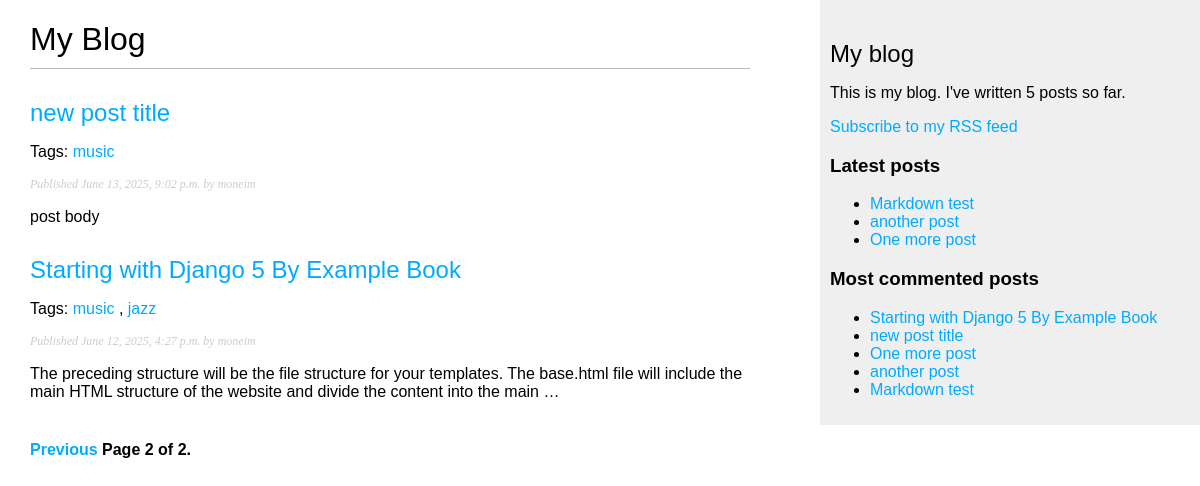
Screenshot of /blog/?page=2 with the database file from the repository.
### blog/models.py (models this page shows, shortened)
class Post(models.Model):
    class Status(models.TextChoices):
        DRAFT = 'DF', 'Draft'
        PUBLISHED = 'PB', 'Published'
    title = models.CharField(max_length=250)
    slug = models.SlugField(max_length=250, unique_for_date='publish')
    author = models.ForeignKey(
      settings.AUTH_USER_MODEL, # Use the user model defined in settings.py, which is usually the default User model
      on_delete=models.CASCADE, # If the user is deleted, all their posts will be deleted as well
      related_name='blog_posts', # Allows reverse access to posts from the user (user.blog_posts.all() to get all posts by a user
    )
    body = models.TextField()
    publish = models.DateTimeField(default=timezone.now) # Date when the post is published
    created = models.DateTimeField(auto_now_add=True) # auto add the field on creation
    updated = models.DateTimeField(auto_now=True) # auto update the field on every save
    status = models.CharField(
        max_length=2,
        choices=Status.choices,
        default=Status.DRAFT,
    )
    objects = models.Manager() # the default manager
    published = PublishedManager() # our custom manager
    tags = TaggableManager()
    class Meta:
        ordering = ['-publish'] # Reverse Posts order as the latest post should be first
        indexes = [ # Index for puplish field to speed up queries performance
            models.Index(fields=['-publish'])
        ]
    def get_absolute_url(self):
        return reverse("blog:post_detail", args=[
            self.publish.year,
            self.publish.month,
            self.publish.day,
            self.slug
        ])

### blog/views.py (the view)
# urls.py: path('', views.post_list, name='post_list'),
def post_list(request, tag_slug=None):
    post_list= Post.published.all()
    tag = None
    if tag_slug:
        tag = get_object_or_404(Tag, slug=tag_slug)
        post_list = post_list.filter(tags__in=[tag])
    paginator = Paginator(post_list, 3)
    page_number = request.GET.get('page', 1)
    try:
        posts = paginator.page(page_number)
    except PageNotAnInteger:
        posts = paginator.page(1)
    except EmptyPage:
        posts = paginator.page(paginator.num_pages)
    return render(request, 'blog/post/list.html', {'posts': posts, 'tag': tag})

### blog/models.py (called while the page is built)
    def get_queryset(self):
        return super().get_queryset().filter(status=Post.Status.PUBLISHED)

### blog/templatetags/blog_tags.py (called while the page is built)
@register.simple_tag
def total_posts():
    return Post.published.count()

@register.inclusion_tag('blog/post/latest_posts.html')
def show_latest_posts(count=5):
    latest_posts = Post.published.order_by('-publish')[:count]
    return {'latest_posts': latest_posts}

@register.simple_tag
def get_most_commented_posts(count=5):
    return Post.published.annotate(
      total_comments=Count('comments')
    ).order_by('-total_comments')[:count]

@register.filter(name='markdown')
def markdown_format(text):
    return mark_safe(markdown.markdown(text))

### blog/templates/blog/post/list.html (shortened to what this page needs)
{% extends "blog/base.html" %}
{% load blog_tags %}
{% block content %}
  <h1>My Blog</h1>
  {% for post in posts %}
    <h2>
      <a href="{{ post.get_absolute_url }}" >
        {{ post.title }}
      </a>
    </h2>
    <p class='tags'>
      Tags:
      {% for tag in post.tags.all %}
        <a href="{% url 'blog:post_list_by_tag' tag.slug %}">
          {{ tag.name}}
        </a>{% if not forloop.last %},{% endif%}
      {% endfor %}
    </p>
    <p class='date'>
      Published {{post.publish}} by {{post.author}}
    </p>
    {{post.body|markdown|truncatewords_html:30|linebreaks}}
  {% endfor %}
  {% include "pagination.html" with page=posts %}
{% endblock content %}

### blog/templates/blog/base.html (shortened to what this page needs)
{% load blog_tags %}
{% load static %}
<!DOCTYPE html>
<html lang="en">
<head>
  <link rel="stylesheet" href="{% static 'css/blog.css' %}">
</head>
<body>
  <div id="content">
    {% block content %}
    {% endblock %}
  </div>
  <div id="sidebar">
    <h2>My blog</h2>
    <p>This is my blog. I've written {% total_posts %} posts so far.</p>
    <p>
      <a href="{% url "blog:post_feed" %}">
        Subscribe to my RSS feed
      </a>
    </p>
    <h3>Latest posts</h3>
    {% show_latest_posts 3 %}
    <h3>Most commented posts</h3>
    {% get_most_commented_posts as most_commented_posts %}
    <ul>
      {% for post in most_commented_posts %}
        <li>
          <a href="{{post.get_absolute_url}}"> {{post.title}} </a>
        </li>
        {% endfor %}
    </ul>
  </div>
</body>
</html>

### blog/templates/blog/post/latest_posts.html
<ul>
  {% for post in latest_posts %}
    <li>
      <a href="{{ post.get_absolute_url }}">{{ post.title }}</a>
    </li>
  {% endfor %}
</ul>

### blog/static/css/blog.css (style rules this page uses)
body { margin:0; padding:0; font-family:helvetica, sans-serif; }
a { color:#00abff; text-decoration:none; }
h1 { font-weight:normal; border-bottom:1px solid #bbb; padding:0 0 10px 0; }
h2 { font-weight:normal; margin:30px 0 0; }
#content { float:left; width:60%; padding:0 0 0 30px; }
#sidebar { float:right; width:30%; padding:10px; background:#efefef; height:100%; }
p.date { color:#ccc; font-family: georgia, serif; font-size: 12px; font-style: italic; }

### rows the page displays
Post: title "new post title", publish "June 13, 2025, 9:02 p.m.", author "moneim", body "post body"
Tag: name "music"
Post: title "Starting with Django 5 By Example Book", publish "June 12, 2025, 4:27 p.m.", author "moneim", body "The preceding structure will be the file structure for your templates. The base.html file will include the main HTML structure of the website and divide the content into the main …"
Tag: name "jazz"
Post: title "Markdown test"
Post: title "another post"
Post: title "One more post"

### other values shown
{{ page.number }} "2"
{{ page.paginator.num_pages }} "2"
